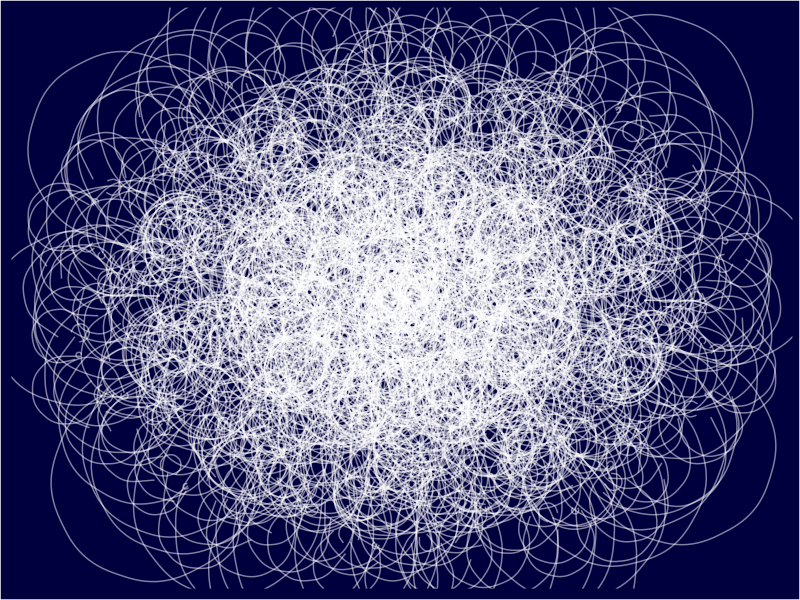

This figure's R source:
## ---- chunk 1
# https://github.com/aschinchon/drrrawing-with-purrr/blob/master/drrrawing.R

library(tidyverse)

# This function creates the segments of the original polygon
polygon <- function(n) {
  tibble(
    x    = accumulate(1:(n-1), ~.x+cos(.y*2*pi/n), .init = 0),
    y    = accumulate(1:(n-1), ~.x+sin(.y*2*pi/n), .init = 0),
    xend = accumulate(2:n,     ~.x+cos(.y*2*pi/n), .init = cos(2*pi/n)),
    yend = accumulate(2:n,     ~.x+sin(.y*2*pi/n), .init = sin(2*pi/n)))
}

# This function creates segments from some mid-point of the edges
mid_points <- function(d, p, a, i, FUN = ratio_f) {
  d %>% mutate(
    angle=atan2(yend-y, xend-x) + a,
    radius=FUN(i),
    x=p*x+(1-p)*xend,
    y=p*y+(1-p)*yend,
    xend=x+radius*cos(angle),
    yend=y+radius*sin(angle)) %>% 
    select(x, y, xend, yend)
}

# This function connect the ending points of mid-segments
con_points <- function(d) {
  d %>% mutate(
    x=xend,
    y=yend,
    xend=lead(x, default=first(x)),
    yend=lead(y, default=first(y))) %>% 
    select(x, y, xend, yend)
}

## ---- chunk 2
alph  <- 0.5 # transparency of curves in geom_curve
niter <- 250 # Number of iterations

edges <- sample(5:30, 1)   # Number of edges of the original polygon
pond <- runif(1)  # Weight to calculate the point on the middle of each edge
step  <- sample(5:30, 1) # Number of times to draw mid-segments before connect ending points
angle <- runif(1) # angle of mid-segment with the edge
curv <- runif(1, max = 3) # Curvature of curves
# 7 0.5079871 22 0.6207071 0.6184261
# 5 0.03311455 15 0.3690741 2.560233
# curv = 0.5

# edges = 7 
# pond = 0.9155972
# step = 29 
# angle = 0.303335 
# curv = 0.2162873
cat(edges, pond, step, angle, curv)
# line_color <- "indianred1" # Color of curves in geom_curve
# back_color <- "antiquewhite" # Background of the ggplot
line_color <- 'white'
back_color <- '#01003F'
ratio_f <-
  function(x) {
    sin(x)
  } # To calculate the longitude of mid-segments

# Generation on the fly of the dataset
accumulate(
  .f = function(old, y) {
    if (y %% step != 0)
      mid_points(old, pond, angle, y)
    else
      con_points(old)
  },
  1:niter,
  .init = polygon(edges)
) %>% bind_rows() -> df

# Plot
p <- ggplot(df) +
  geom_curve(
    aes(
      x = x,
      y = y,
      xend = xend,
      yend = yend
    ),
    curvature = curv,
    color = line_color,
    alpha = alph
  ) +
  # coord_equal() +
  theme(
    legend.position  = "none",
    panel.background = element_rect(fill = back_color),
    plot.background  = element_rect(fill = back_color),
    axis.ticks       = element_blank(),
    panel.grid       = element_blank(),
    axis.title       = element_blank(),
    axis.text        = element_blank()
  )
p

# ggsave('generative3.png', p, width = 7, height = 7)
